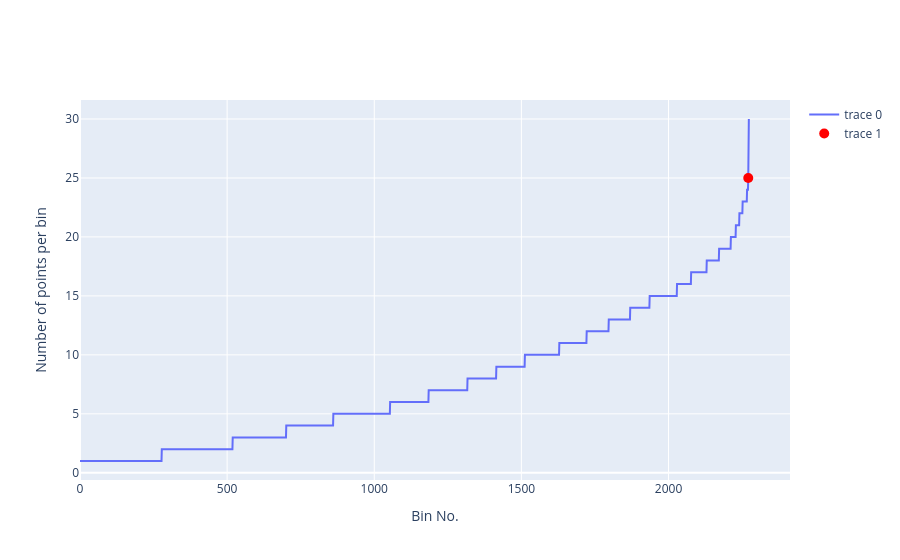

The cell this chart's notebook holds for it:
### Code cell
profileNo_vs_xy_bins(df_sampled, n_x_bins=100, n_y_bins=100, show_threshold=True, threshold_quantile=0.99, projection='npstere')

### Figure 1 — Plotly figure (JSON) as saved in the notebook; plotly's stock layout.template omitted (floating-point values rounded to 4 significant figures; data arrays with more than 128 entries replaced by an {"elided": "..."} marker saying what was removed)
{"data": [{"type": "scatter", "x": {"elided": "2274 int values"}, "y": {"elided": "2274 int values"}}, {"marker": {"color": "red", "size": 10}, "mode": "markers", "type": "scatter", "x": [2271], "y": [25]}], "layout": {"xaxis": {"title": {"text": "Bin No."}}, "yaxis": {"title": {"text": "Number of points per bin"}}}}
